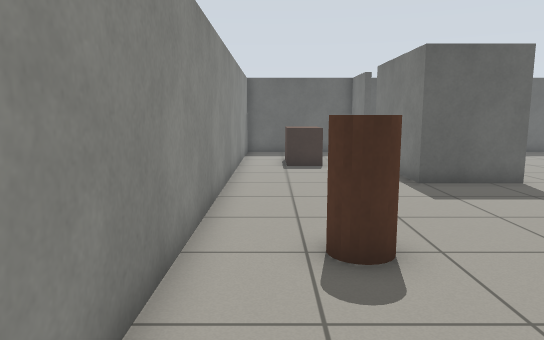
[1] (above)

16 first-person views from a walk through a robot-simulator world made for Gazebo. The camera is 1 m above the floor, tilts 8° down and sees 70° across. The floor is counted in squares, 0.5 m on a side. Each view is taken from the middle of a square. On the plan, view 1 faces up. The plan holds only what a view shows up to about 20 squares ahead; the rest is blank.

[2]
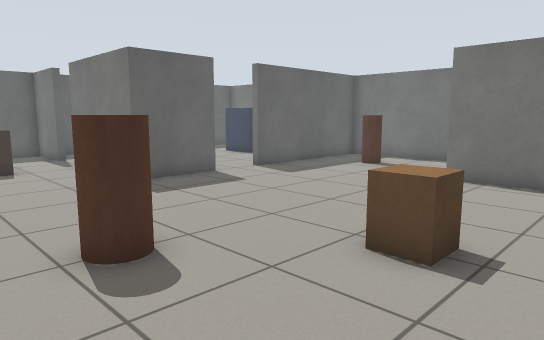

[3]
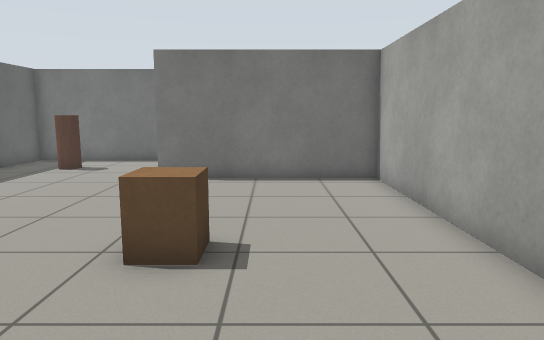

[4]
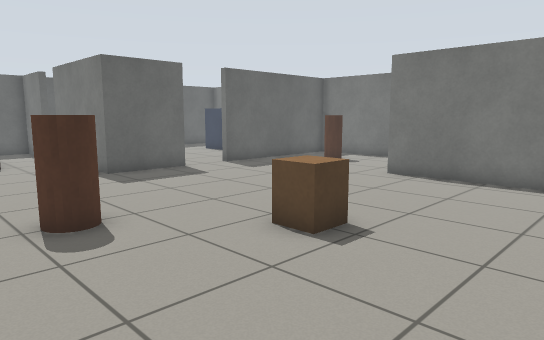

[5]
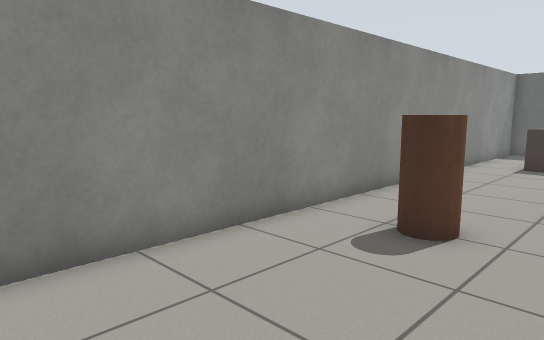

[6]
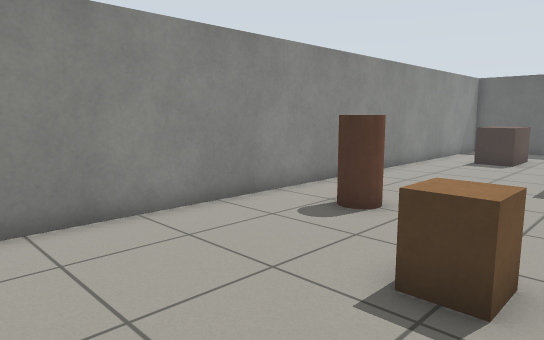

[7]
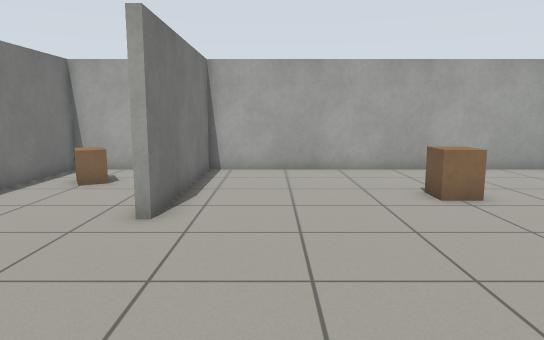

[8]
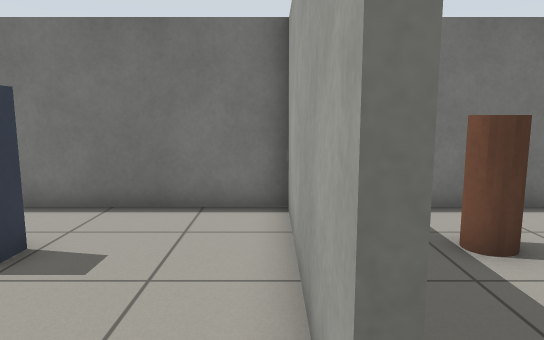

[9]
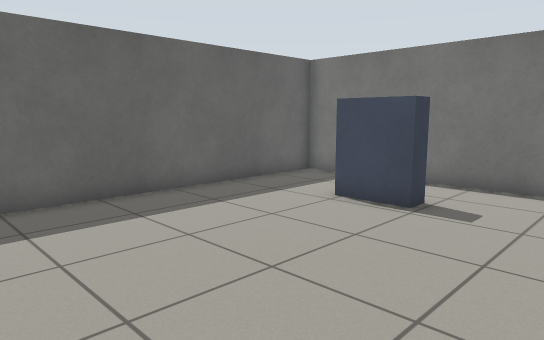

[10]
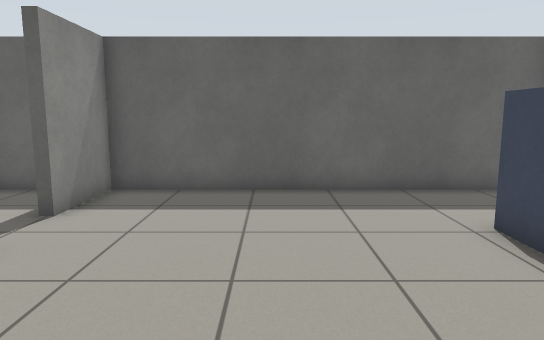

[11]
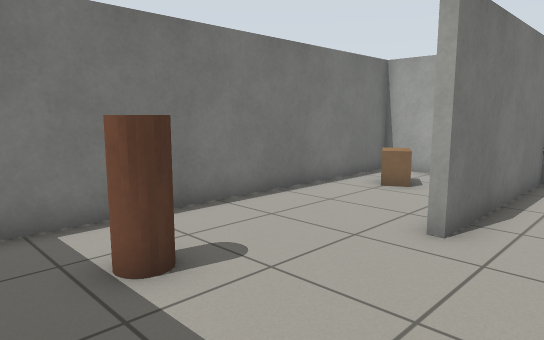

[12]
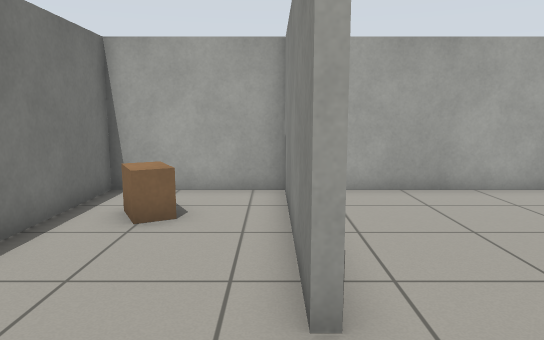

[13]
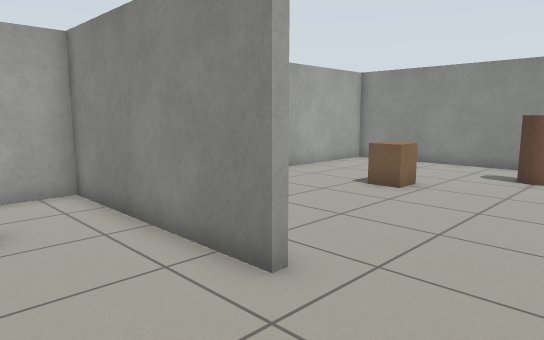

[14]
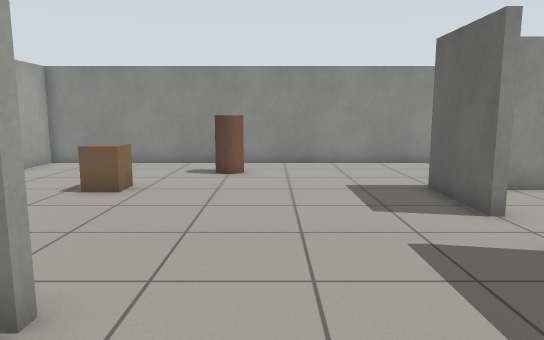

[15]
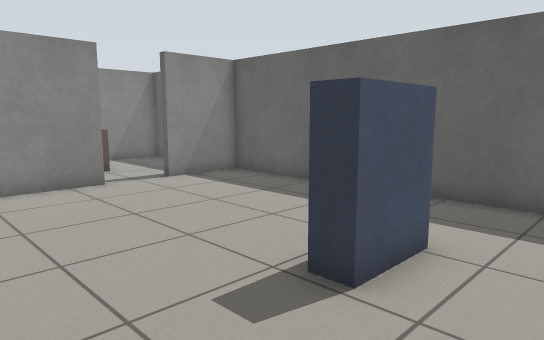

[16]
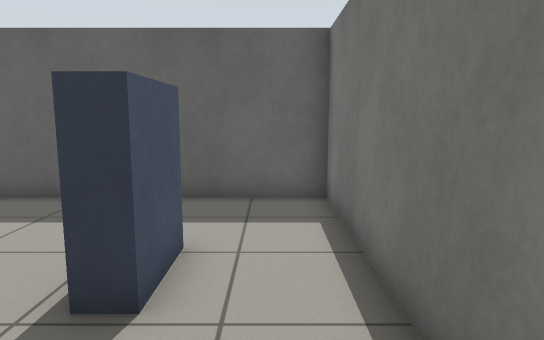

### Floor plan
Points are (right, up) in squares from view 1. A wall is a line through its corners. A room is listed if a view was taken in it or the views show most of it. See-through windows are left out.
Room 1 (views 1, 2, 3, 4, 5, 6, 10, 11, 12, 13, 14)
walls: (7.5, 11.8) (7.5, 11.3) (4.4, 11.3) (4.4, 16.5); (4.7, 18.6) (4.4, 18.6) (4.4, 21.3) (-1.3, 21.3) (-1.3, -2.4) (11.4, -2.4) (11.4, 4.7) (11.6, 4.7) (11.6, -2.4) (16.3, -2.4) (16.3, 11.3) (9.6, 11.3)
ways out: opening at (4, 17.5) to room 2; opening at (8.5, 11) to room 2
objects: pillar (1, 5) to (2, 6); brown box (1, 16) to (2, 17); crate (4, 2) to (5, 3); crate (14, 0) to (15, 1); pillar (14, 9)
Room 2 (views 7, 8, 9, 15, 16)
walls: (4.7, 16.5) (4.7, 13.4); (9.6, 11.3) (9.6, 11.6) (16.3, 11.6) (16.3, 21.3) (4.7, 21.3) (4.7, 18.6)
ways out: opening at (4, 17.5) to room 1; opening at (8.5, 11) to room 1
objects: blue box (13, 16) to (13, 17)

Positions as (right, up) in squares from view 1, and headings:
1: (0, 0), facing up
2: (-1, 0), facing up-right
3: (-1, 1), facing right
4: (-1, -2), facing up-right
5: (4, -1), facing up-left
6: (6, -2), facing up-left
7: (9, 12), facing down
8: (8, 12), facing right
9: (5, 12), facing up-right
10: (9, 11), facing up
11: (9, 11), facing down-right
12: (12, 8), facing down
13: (15, 8), facing down-left
14: (15, 7), facing left
15: (16, 12), facing up-left
16: (15, 12), facing up
